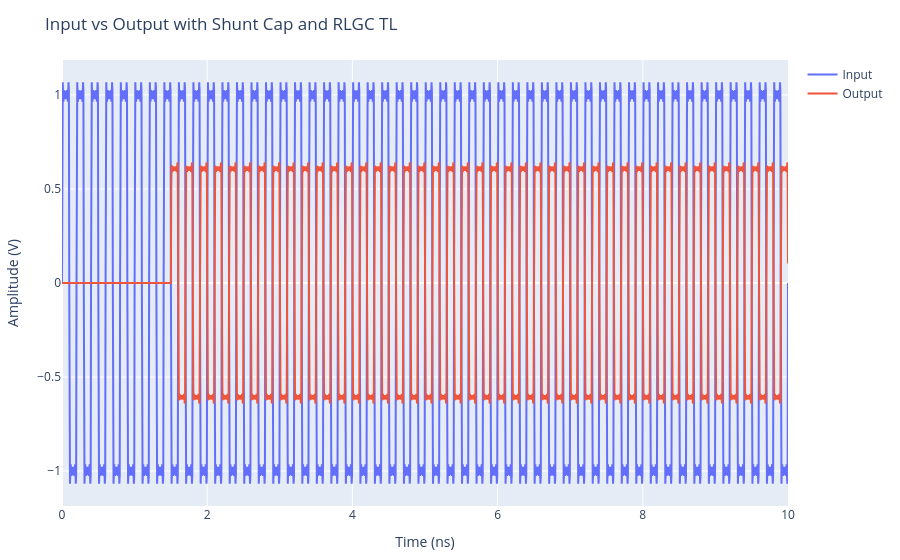

This figure's notebook cell:
### Code cell
# -------------------------
# Run Simulation bandlimited fourier series input
# -------------------------
fs = 200e9
dt = 1/fs
Tsim = 10e-9
t = 0:dt:Tsim
f0 = 5e9
#input = gaussian_edge_square_wave(t, f0; rise_time=50e-12)
input = bandlimited_square_wave(t, f0, 15)  # 15 harmonics

# Block chain
params = TraceParams()
blocks = [
    Source(50.0, input),
    ShuntCap(20e-15),  # 200 fF shunt cap
    DelayLine(params, fs, f0)
]


output = simulate_chain(blocks, collect(t))

compare_amplitude(input, output, f0, params)

# -------------------------
# Plot
# -------------------------
plt = PlotlyJS.plot([
    PlotlyJS.scatter(x=t .* 1e9, y=input, name="Input"),
    PlotlyJS.scatter(x=t .* 1e9, y=output, name="Output")
], Layout(title="Input vs Output with Shunt Cap and RLGC TL", xaxis_title="Time (ns)", yaxis_title="Amplitude (V)"))
display(plt)

### Figure 1 — Plotly figure (JSON) as saved in the notebook; plotly's stock layout.template omitted (floating-point values rounded to 4 significant figures; data arrays with more than 128 entries replaced by an {"elided": "..."} marker saying what was removed)
{"data": [{"name": "Input", "type": "scatter", "x": {"elided": "2001 float values"}, "y": {"elided": "2001 float values"}}, {"name": "Output", "type": "scatter", "x": {"elided": "2001 float values"}, "y": {"elided": "2001 float values"}}], "layout": {"margin": {"b": 50, "l": 50, "r": 50, "t": 60}, "title": "Input vs Output with Shunt Cap and RLGC TL", "xaxis": {"title": {"text": "Time (ns)"}}, "yaxis": {"title": {"text": "Amplitude (V)"}}}}
